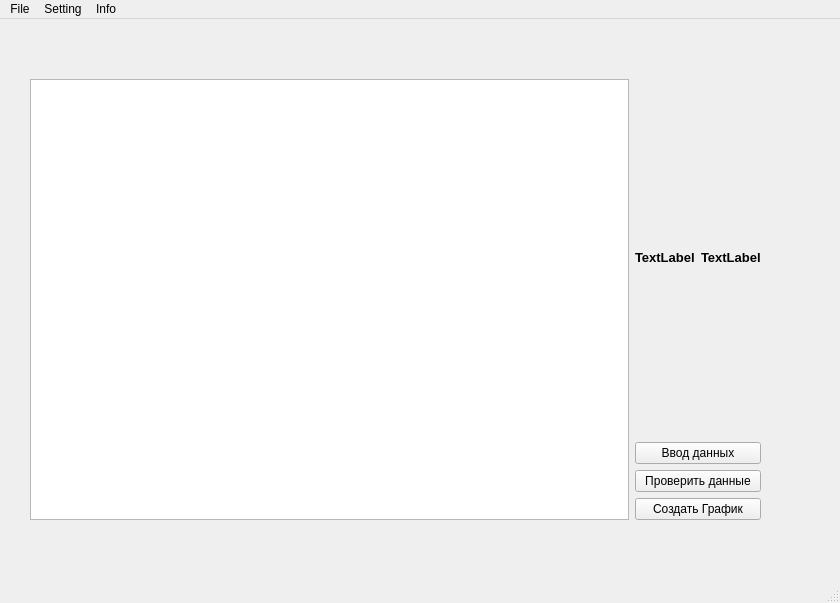
<?xml version="1.0" encoding="UTF-8"?>
<ui version="4.0">
 <class>MainWindow</class>
 <widget class="QMainWindow" name="MainWindow">
  <property name="geometry">
   <rect>
    <x>0</x>
    <y>0</y>
    <width>840</width>
    <height>603</height>
   </rect>
  </property>
  <property name="font">
   <font>
    <weight>50</weight>
    <bold>false</bold>
   </font>
  </property>
  <property name="windowTitle">
   <string>MainWindow</string>
  </property>
  <widget class="QWidget" name="centralwidget">
   <widget class="QWidget" name="gridLayoutWidget">
    <property name="geometry">
     <rect>
      <x>30</x>
      <y>60</y>
      <width>731</width>
      <height>441</height>
     </rect>
    </property>
    <layout class="QGridLayout" name="gridLayout">
     <item row="0" column="0">
      <widget class="QTextEdit" name="textEdit">
       <property name="readOnly">
        <bool>true</bool>
       </property>
      </widget>
     </item>
     <item row="0" column="1">
      <layout class="QVBoxLayout" name="verticalLayout_2">
       <item>
        <layout class="QHBoxLayout" name="horizontalLayout">
         <item>
          <widget class="QLabel" name="planet_label">
           <property name="font">
            <font>
             <pointsize>10</pointsize>
             <weight>75</weight>
             <bold>true</bold>
            </font>
           </property>
           <property name="text">
            <string>TextLabel</string>
           </property>
          </widget>
         </item>
         <item>
          <widget class="QLabel" name="speed_label">
           <property name="font">
            <font>
             <pointsize>10</pointsize>
             <weight>75</weight>
             <bold>true</bold>
            </font>
           </property>
           <property name="text">
            <string>TextLabel</string>
           </property>
          </widget>
         </item>
        </layout>
       </item>
       <item>
        <widget class="QPushButton" name="pushButton_6">
         <property name="text">
          <string>Ввод данных</string>
         </property>
        </widget>
       </item>
       <item>
        <widget class="QPushButton" name="check_vars">
         <property name="text">
          <string>Проверить данные</string>
         </property>
        </widget>
       </item>
       <item>
        <widget class="QPushButton" name="pushButton_5">
         <property name="text">
          <string>Создать График</string>
         </property>
        </widget>
       </item>
      </layout>
     </item>
    </layout>
   </widget>
  </widget>
  <widget class="QMenuBar" name="menubar">
   <property name="geometry">
    <rect>
     <x>0</x>
     <y>0</y>
     <width>840</width>
     <height>21</height>
    </rect>
   </property>
   <widget class="QMenu" name="menuSetting">
    <property name="title">
     <string>Setting</string>
    </property>
    <addaction name="actionSettings_Pack"/>
    <addaction name="actionSpeed"/>
    <addaction name="actionCustom_planet_settings"/>
    <addaction name="separator"/>
   </widget>
   <widget class="QMenu" name="menuFile">
    <property name="title">
     <string>File</string>
    </property>
    <addaction name="actionExport_image_chart"/>
    <addaction name="actionExport_log_file"/>
   </widget>
   <widget class="QMenu" name="menuCredits">
    <property name="title">
     <string>Info</string>
    </property>
    <addaction name="actionCredits"/>
    <addaction name="actionDocumentation"/>
    <addaction name="actionGitHub_Page_2"/>
   </widget>
   <addaction name="menuFile"/>
   <addaction name="menuSetting"/>
   <addaction name="menuCredits"/>
  </widget>
  <widget class="QStatusBar" name="statusbar"/>
  <action name="actionExport_image_chart">
   <property name="text">
    <string>Export image (chart)</string>
   </property>
  </action>
  <action name="actionSettings_Pack">
   <property name="text">
    <string>Planet</string>
   </property>
  </action>
  <action name="actionSpeed">
   <property name="text">
    <string>Speed</string>
   </property>
  </action>
  <action name="actionCustom_planet_settings">
   <property name="text">
    <string>Custom planet settings</string>
   </property>
  </action>
  <action name="actionCredits">
   <property name="checkable">
    <bool>false</bool>
   </property>
   <property name="checked">
    <bool>false</bool>
   </property>
   <property name="text">
    <string>Credits</string>
   </property>
   <property name="menuRole">
    <enum>QAction::NoRole</enum>
   </property>
  </action>
  <action name="actionExport_log_file">
   <property name="text">
    <string>Export log file</string>
   </property>
  </action>
  <action name="actionGitHub_Page">
   <property name="text">
    <string>GitHub Page</string>
   </property>
  </action>
  <action name="actionjj">
   <property name="text">
    <string>jj</string>
   </property>
  </action>
  <action name="actionDocumentation">
   <property name="text">
    <string>Documentation</string>
   </property>
  </action>
  <action name="actionGitHub_Page_2">
   <property name="text">
    <string>GitHub Page</string>
   </property>
  </action>
 </widget>
 <resources/>
 <connections/>
</ui>
